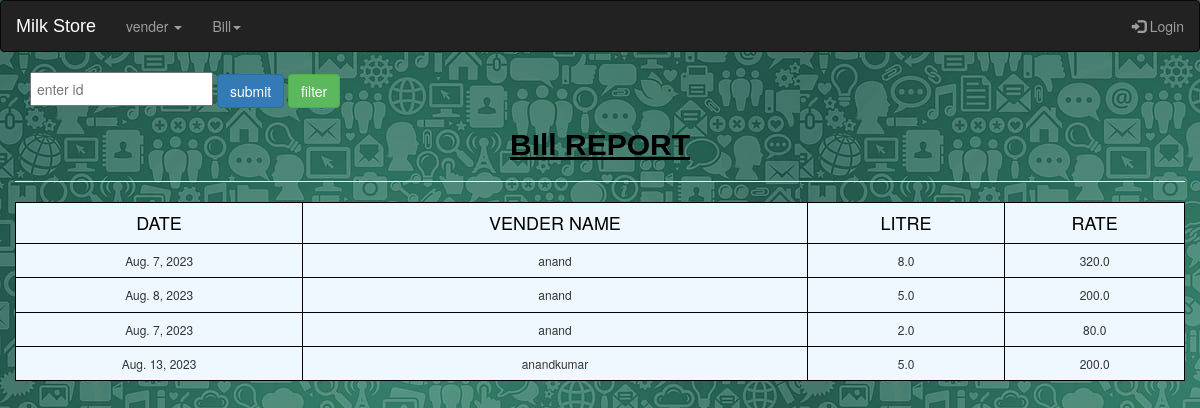
The app's page /vendorbill/10 (signed in) with its own data.
### app/models.py (models this page shows)
class Article(models.Model):
    date=models.DateField()
    litre=models.FloatField(max_length=100,)
    rate=models.FloatField(max_length=100,)
    vendor=models.ForeignKey(appmodel,on_delete=models.CASCADE)
    name=models.CharField(max_length=30,null=True)

### app/views.py (the view)
# urls.py: path("vendorbill/<int:id>",views.billreportfilter,name="vendorbill"),
def billreportfilter(request,id):
    if request.user.is_authenticated:
        filter=Article.objects.filter(vendor=id)
        return render(request,"html/filter.html",{"details":filter})
    else:
        return redirect('home')

### template/html/filter.html (shortened to what this page needs)
<!DOCTYPE html>
<html lang="en">
<head>
    {% load static %}
    <link rel="stylesheet" href="{% static 'css/bootstrap.min.css'%}">
</head>
<body>
    <nav class="navbar navbar-inverse">
        <div class="container-fluid">
          <div class="navbar-header">
            <a class="navbar-brand" href="/home"><p style="color: white;">Milk Store</p></a>
          </div>
          <ul class="nav navbar-nav">
            <li class="dropdown"><a class="dropdown-toggle" data-toggle="dropdown" href="#">vender <span class="caret"></span></a>
            </li>
            <li class="dropdown"><a class="dropdown-toggle" data-toggle="dropdown" href="#">Bill<span class="caret"></span></a>
          </li>
          </ul>
          <ul class="nav navbar-nav navbar-right">
            <li><a href="/logout"><span class="glyphicon glyphicon-log-in"></span> Login</a></li>
          </ul>
        </div>
      </nav>
      <div class="container ">
        <form action="/vendorwise" method="post">
            <input type="number" style="padding: 5px;" placeholder="enter id" name="getid">
            <button class="btn btn-primary">submit</button>
            <a href="/vendorbill/{{data}}" class="btn btn-success">filter</a>
        </form>
      </div>
    <div class="container-fluid">
       <center><h2><b><ins>BIll REPORT</ins></b></h2>
       <hr>
       <table style="width: 100%;">
        <tr>
            <th><h4>DATE</h4></th>
            <th><h4>VENDER NAME</h4></th>
            <th><h4>LITRE</h4></th>
            <th><h4>RATE</h4></th>
        </tr>
        <tr>
            {% for value in details %}
            <td><h6>{{value.date}}</h6></td>
            <td><h6>{{value.name}}</h6></td>
            <td><h6>{{value.litre}}</h6></td>
            <td><h6>{{value.rate}}</h6></td>
        </tr>
        {% endfor %}
       </table>
       </center>
    </div>
  </body>
</html>

### records on screen
Article: date "Aug. 7, 2023", name "anand", litre "8.0", rate "320.0"
Article: date "Aug. 8, 2023", name "anand", litre "5.0", rate "200.0"
Article: date "Aug. 7, 2023", name "anand", litre "2.0", rate "80.0"
Article: date "Aug. 13, 2023", name "anandkumar", litre "5.0", rate "200.0"
